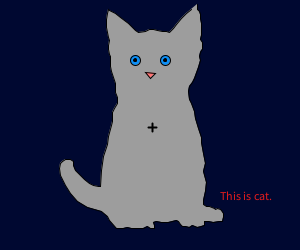
Frame 1 (no input)
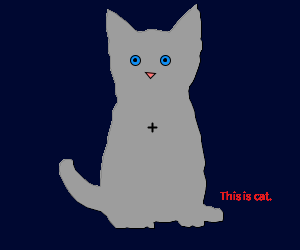
Frame 60 (the mouse pressed at the canvas centre just before this capture)
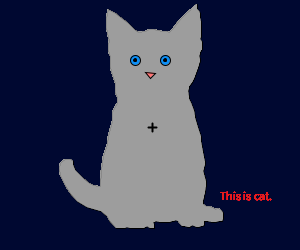
Frame 120 (the mouse held since frame 60 and released just before this capture)

The Processing sketch that drew these frames (run headless with seeded random() and noise(); from frame 60 on, the mouse is pressed at the canvas centre):

// Processing sketch: processing_76064
// ── processing_76064.pde

int[] x = {
  197, 197, 199, 200, 200, 201, 201, 201, 200, 202, 
  202, 202, 201, 200, 199, 200, 198, 194, 192, 189, 
  188, 189, 191, 194, 195, 198, 201, 201, 203, 205, 
  203, 206, 205, 203, 203, 206, 209, 214, 215, 217, 
  220, 221, 223, 223, 222, 219, 213, 208, 204, 204, 
  201, 197, 192, 189, 185, 182, 180, 178, 176, 168, 
  161, 156, 153, 154, 154, 150, 147, 143, 141, 134, 
  131, 127, 123, 116, 109, 107, 101, 87, 77, 70, 65, 
  60, 59, 60, 62, 65, 70, 73, 73, 75, 79, 84, 89, 93, 
  98, 100, 101, 103, 107, 108, 111, 112, 112, 112, 
  114, 117, 117, 115, 115, 115, 111, 110, 110, 110, 
  110, 109, 108, 108, 109, 108, 107, 106, 106, 106, 
  107, 108, 109, 115, 120, 128, 135, 138, 145, 149, 
  153, 157, 162, 166, 169, 173, 176, 181, 186, 191
};

int[] y = {
  4, 9, 11, 14, 18, 23, 29, 35, 39, 42, 46, 49, 50, 52, 
  56, 60, 67, 78, 82, 86, 91, 99, 103, 111, 118, 128, 
  137, 142, 153, 163, 171, 182, 191, 200, 204, 206, 
  206, 208, 209, 208, 209, 210, 213, 217, 221, 221, 
  222, 221, 221, 225, 226, 227, 225, 227, 226, 226, 
  224, 221, 220, 222, 222, 221, 222, 225, 228, 228, 
  226, 228, 228, 228, 228, 227, 228, 228, 220, 216, 
  211, 207, 201, 193, 185, 175, 168, 163, 161, 159, 
  159, 161, 165, 170, 174, 179, 183, 185, 186, 186, 
  170, 156, 144, 136, 125, 121, 115, 112, 108, 103, 
  97, 92, 87, 83, 71, 66, 61, 58, 56, 54, 49, 45, 40, 
  37, 32, 27, 23, 19, 13, 9, 10, 13, 17, 23, 30, 32, 
  31, 29, 29, 30, 31, 31, 32, 28, 24, 18, 13, 9
};

float px=0;
float py=0;

void setup(){
size(300, 250);
background(0,8,49);
strokeWeight(1);
}

void draw(){
fill(157);
beginShape();
for (int i=0; i<x.length; i++) {
  px = x[i];
  py = y[i];
  vertex(px, py);
}
endShape();

strokeWeight(1);
fill(12, 142, 245);
ellipse(135, 60, 10, 10);
ellipse(165, 60, 10, 10);
fill(0);
ellipse(135, 60, 3, 3);
ellipse(165, 60, 3, 3);
fill(255, 116, 116);
triangle (145, 72, 155, 73, 150, 78);
fill(229, 28, 28);
text("This is cat.", 220, 200);

for (int i=0; i<x.length; i++) {
  px += x[i];
  py += y[i];
}
float xAvg=px/x.length;
float yAvg=py/y.length;
strokeWeight(2);
line(xAvg-4, yAvg, xAvg+4, yAvg);
line(xAvg, yAvg-4, xAvg, yAvg+4);

strokeWeight(0);
}
